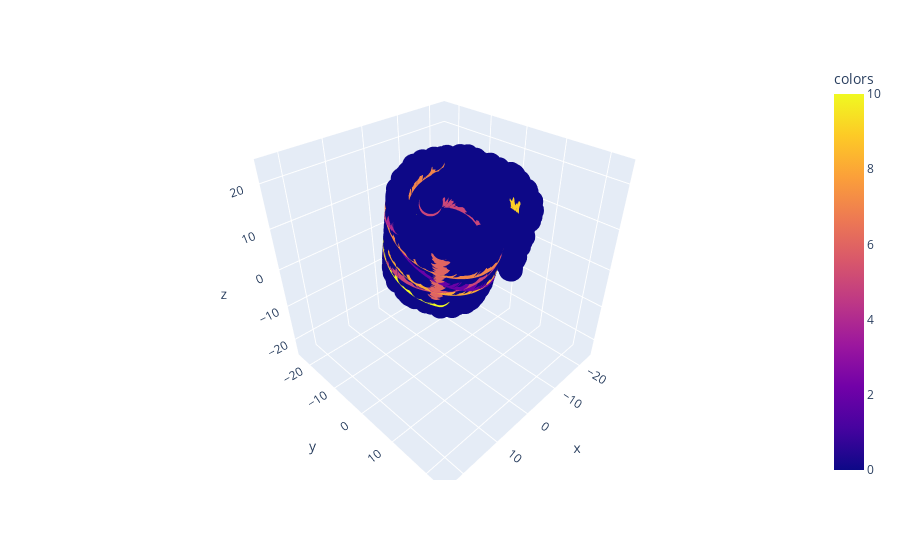

Source (notebook cell):
### Code cell
plot_3d_with_geodesics(swissroll.X, gs)

### Figure 1 — Plotly figure (JSON) as saved in the notebook; plotly's stock layout.template omitted (floating-point values rounded to 4 significant figures; data arrays with more than 128 entries replaced by an {"elided": "..."} marker saying what was removed)
{"data": [{"hovertemplate": "x=%{x}<br>y=%{y}<br>z=%{z}<br>colors=%{marker.color}<extra></extra>", "legendgroup": "", "marker": {"color": {"elided": "12000 int values"}, "coloraxis": "coloraxis", "symbol": "circle"}, "mode": "markers", "name": "", "scene": "scene", "showlegend": false, "type": "scatter3d", "x": {"elided": "12000 float values"}, "y": {"elided": "12000 float values"}, "z": {"elided": "12000 float values"}}], "layout": {"coloraxis": {"colorbar": {"title": {"text": "colors"}}, "colorscale": [[0, "#0d0887"], [0.1111, "#46039f"], [0.2222, "#7201a8"], [0.3333, "#9c179e"], [0.4444, "#bd3786"], [0.5556, "#d8576b"], [0.6667, "#ed7953"], [0.7778, "#fb9f3a"], [0.8889, "#fdca26"], [1, "#f0f921"]]}, "legend": {"tracegroupgap": 0}, "margin": {"t": 60}, "scene": {"domain": {"x": [0, 1], "y": [0, 1]}, "xaxis": {"range": [-24.94, 24.94], "title": {"text": "x"}}, "yaxis": {"range": [-24.94, 24.94], "title": {"text": "y"}}, "zaxis": {"range": [-24.94, 24.94], "title": {"text": "z"}}}}}
